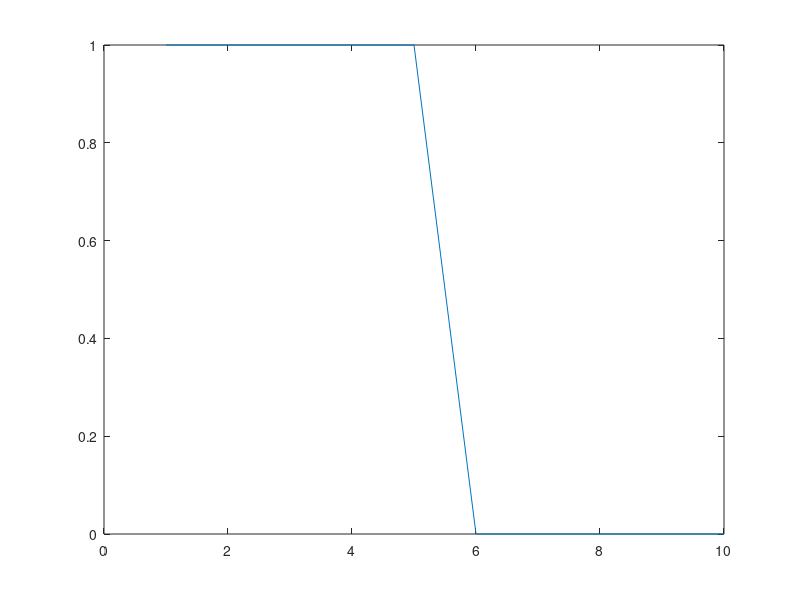

Reproduce this figure in MATLAB. (Note: this script raises an error after producing the figure.)
%Chapter 2 Images, Sampling and the Frequency Domain CHAPTER2.M

%Written by: Mark S. Nixon

disp ('Welcome to the Chapter2 script')
disp ('This worksheet is the companion to Chapter 2 and is an introduction.')

disp (' ')
disp ('The worksheet follows the text as close as Matlab allows and allows')
disp ('you to process basic images.')
disp ('Let us start with a sampled pulse which is 1 for 5 sampling instants')
disp ('and zero for the last five')

%first, let us empty the memory
clear

for i=1:10
  if i<6 p(i)=1;
         else p(i)=0;
  end
end

disp ('Let us have a look at it')
disp ('When you are ready to move on, press RETURN')
subplot(1,1,1), plot(p)
plotedit on
title ('A pulse of duration 5 samples')
xlabel ('sample number')
ylabel ('amplitude')
plotedit off

%Let's hold awhile so we can view it
pause;

disp ('Note that it is a set of points, as opposed to a continuous function')
disp ('This is because it is a sampled signal, sampled at regular times')
disp (' ')
disp ('We shall calculate its Fourier transform by invoking Matlabs Fourier')
disp ('transform routine. The Fourier transform tells us how much there is of')
disp ('a collection of sinewaves of increasing frequecy in the original')
disp ('signal. It is a bit like the graphic equaliser on some stereo sets:')
disp ('you can see how much low, middle and high frequency content in the')
disp ('channel you are listening to.')

Fp=fft(p);

disp ('This is actually a complex number, Fp=real+j*imaginary so we need')
disp (' to look at its magnitude and phase separately')

plot(abs(Fp))
plotedit on
title ('Fourier transform of pulse')
xlabel ('frequency')
ylabel ('magnitude')
plotedit off
%Let's hold awhile so we can view it
pause;

disp ('This tells us how much of the original frequencies make up the')
disp ('original signal (the proportion in which they are added). The')
disp ('phase gives us timing information.')

plot(angle(Fp))
plotedit on
title ('Fourier transform of pulse')
xlabel ('frequency')
ylabel ('phase')
plotedit off
%Let's hold awhile so we can view it
pause;

disp ('In fact, let us look at the frequencies that made up the original')
disp ('signal. We can see that the is a lot of the first harmonic, but')
disp ('little of the third.')
for i=1:10
h1(i)=real(Fp(1)*exp(complex(0,i*pi/10)));
h2(i)=real(Fp(2)*exp(complex(0,2*i*pi/10)));
h3(i)=real(Fp(3)*exp(complex(0,3*i*pi/10)));
h4(i)=real(Fp(4)*exp(complex(0,4*i*pi/10)));
end
subplot(2,2,1), plot(h1)
plotedit on, title ('First harmonic'), xlabel ('Time'), plotedit off
subplot(2,2,2), plot(h2)
plotedit on, title ('Second harmonic'), xlabel('Time'), plotedit off
subplot(2,2,3), plot(h3)
plotedit on, title ('Third harmonic'), xlabel ('Time'), plotedit off
subplot(2,2,4), plot(h4)
plotedit on, title ('Fourth harmonic'), xlabel('Time'), plotedit off
pause


disp (' ')
disp ('Since we know how much of each sinewave we need, and when they')
disp ('happened then we can reconstruct the original signal. This is')
disp ('the inverse Fourier transform')

newp=ifft(Fp);

subplot (1,1,1)
plot(real(newp))
plotedit on
title ('Reconstructed pulse')
xlabel ('sample number')
ylabel ('amplitude')
plotedit off
%Let's hold awhile so we can view it
pause;

disp ('We are there! We can decompose a signal into its frequency components,')
disp ('and not lose any information in the process. We shall later see how')
disp ('the frequency domain representation allows us to process the image ')
disp ('in ways we cannot see intuitively.')
disp (' ')
disp ('We shall first look at some transform pairs. First, the transform')
disp ('of a sinewave is a single value in the frequency domain, at the')
disp ('at the frequency of the sinwave')

for i=1:200
  p(i)=cos(i*pi/10);
end

plot(p)
plotedit on
title ('10 cylces of a sinewave')
xlabel ('sample number')
ylabel ('amplitude')
plotedit off
pause

disp ('And for its Fourier transform')

Fp=fft(p);
plot(abs(Fp))
plotedit on
title ('Fourier transform of sinewave')
xlabel ('frequency')
ylabel ('magnitude')
plotedit off
pause
disp ('So there is a peak at a frequency of 10 and this fits nicely with')
disp ('the original sinal. There is also a peak at 190 - this is actually')
disp ('a peak at -10, and negative frequency is a mathematical nicety')
disp ('In fact, the spectrum (frequency response) exists between -100 and')
disp ('100 units of frequency')

sigma=10;
disp ('A Gaussian waveform is')
for i=1:200
  g(i)=exp(-((i-100)*(i-100))/(2*sigma*sigma));
end

plot(g)
plotedit on
title ('Gaussian waveform')
xlabel ('sample number')
ylabel ('amplitude')
plotedit off
pause

disp (' ')
disp ('The Fourier transform of a Gaussian is')
Fg=fft(g);
plot(abs(Fg))
plotedit on
title ('Fourier transform of Gaussian')
xlabel ('frequency')
ylabel ('magnitude')
plotedit off
pause
disp ('In fact, as the Gaussian waveform becomes flatter, with increasing')
disp ('variance, the transform becomes thinner. This is the inverse')
disp ('relationship between time and frequency.')
disp (' ')
sigma = input('Currently, the standard deviation=10. Try a new value (e.g.1)');
for i=1:200   newg(i)=exp(-((i-100)^2)/(2*sigma*sigma));
end
disp ('Do you expect the result you get?')
subplot(2,2,1), plot(g)
plotedit on, title ('Original Gaussian'), xlabel ('Time'), plotedit off
subplot(2,2,2), plot(abs(fft(g)))
plotedit on, title ('Original transform'), xlabel('Frequency'), plotedit off
subplot(2,2,3), plot(newg)
plotedit on, title ('Your Gaussian'), xlabel ('Time'), plotedit off
subplot(2,2,4), plot(abs(fft(newg)))
plotedit on, title ('Your transform'), xlabel('Frequency'), plotedit off
pause

disp (' ')
disp ('Let us look at some transforms of images. First, we shall use an')
disp ('image of vertical lines')

pic=[0  100  0  0  100  0  0  0;...
     0  100  0  0  100  0  0  0;...
     0  100  0  0  100  0  0  0;...
     0  100  0  0  100  0  0  0;...
     0  100  0  0  100  0  0  0;...
     0  100  0  0  100  0  0  0;...
     0  100  0  0  100  0  0  0;...
     0  100  0  0  100  0  0  0]

%As a reminder, pixels are addressed in row-column format. 
%Using x for the horizontal axis (a column count), and y for the vertical axis (a row count)
% then picture points are addressed as pic(y,x).

%We'll set the output display to black and white
colormap(gray);

disp ('We shall now view the array as an image')
subplot(1,1,1), imagesc(pic);
plotedit on, title ('Image of vertical line'), plotedit off
 
pause;

disp ('so what is its transform?')

Fpic=fft2(pic);
imagesc(abs(Fpic))
plotedit on, title ('Transform of image of lines'), plotedit off
pause

disp ('This tells us that things only change along the horizontal axis')
disp ('That is of course, perfectly right. It is constant along the')
disp ('vertical axis. If we swap the image round, so it is horizontal')

tpic=transpose(pic);
imagesc(tpic)
plotedit on, title ('Transposed lines'), plotedit off
pause

disp ('Then the transform just shows up vertical change, not horizontal')
Fpic=fft2(tpic);
subplot(1,2,1), imagesc(tpic)
plotedit on, title ('Image of horizontal lines'), plotedit off
subplot(1,2,2), imagesc(abs(Fpic))
plotedit on, title ('Transform of horizontal lines'), plotedit off
pause

disp ('Let us use the earlier image of a square.')
pic=[1  2  3  4  1  1  2  1;...
     2  2  3  2  1  2  2  1;...
     3  1 38 39 37 36  3  1;...
     4  1 45 44 41 42  2  1;...
     1  2 43 44 40 39  1  3;...
     2  1 39 41 42 40  2  1;...
     1  2  1  2  2  3  1  1;...
     1  2  1  3  1  1  4  2]
disp ('Then the transform shows change along the vertical and horizontal axes')

Fpic=fft2(pic);
subplot(1,2,1), imagesc(pic)
plotedit on, title ('Image of square'), plotedit off
subplot(1,2,2), imagesc(abs(Fpic))
plotedit on, title ('Transform of square'), plotedit off
pause

disp (' ')
disp ('Unfortunately, the d.c. component has been placed at the corners of')
disp ('the image, by the Fourier process. It is usually easier to visualise')
disp ('the 2D transform if it is in the middle. We can acieve this by using')
disp ('the function rearrange')
disp ('Now you will see the low frequency at the centre and high frequency')
disp ('at the edges')
Fpic=fft2(rearrange(pic));
subplot(1,2,1), imagesc(pic)
plotedit on, title ('Image of square'), plotedit off
subplot(1,2,2), imagesc(log(abs(Fpic)))
%we take the log to compress the range so that we can see it
plotedit on, title ('Rearranged transform of square'), plotedit off
pause

disp ('Now let us look at a proper image and its Fourier transform')
colormap(gray) 
pic=imread('eye.jpg','jpg');
%images are stored as integers, so we need to double them for Matlab
%we also need to ensure we have a greyscale, not three colour planes 
pic=double(pic(:,:,1));

Fpic=fft2(rearrange(pic));
subplot(1,2,1), imagesc(pic)
plotedit on, title ('Image'), plotedit off
subplot(1,2,2), imagesc(log(abs(Fpic)))
plotedit on, title ('Rearranged Fourier transform'), plotedit off
pause

disp (' ')
disp ('Apart from showing how much frequency content there is in an image')
disp ('the Fourier transform also has some important properties. The first')
disp ('of these is called shift invariance. The magnitude spectrum does')
disp ('not change when the image is shifted. So let us look')

shifted=shift_y(pic,50);
subplot(2,2,1), imagesc(pic)
plotedit on, title ('Image'), plotedit off
subplot(2,2,2), imagesc(shifted)
plotedit on, title ('Image shifted and wrapped'), plotedit off
subplot(2,2,3), imagesc(log(abs(fft2(rearrange(pic)))))
plotedit on, title ('Transformed original'), plotedit off
subplot(2,2,4), imagesc(log(abs(fft2(rearrange(shifted)))))
plotedit on, title ('Transformed shifted'), plotedit off
pause

disp (' ')
disp ('That is not entirely convincing. Let us find the maximum difference')
disp ('between the two images. It is')

%check it out, check it out: why don't we need to rearrange it?
max(max(log(abs(fft2(shifted)))-log(abs(fft2(pic)))))
%you got it: we ain't displaying it!

disp ('That is exactly right, very close to nothing. The difference is in')
disp ('the phase. This is to be expected, as the phase tells us when')
disp ('things happen')

subplot(2,2,1), imagesc(angle(fft2(rearrange(pic))))
plotedit on, title ('Phase of original'), plotedit off
subplot(2,2,2), imagesc(angle(fft2(rearrange(shifted))))
plotedit on, title ('Phase of shifted and wrapped'), plotedit off
subplot(2,2,3), imagesc(log(abs(fft2(rearrange(pic)))))
plotedit on, title ('Transformed original'), plotedit off
subplot(2,2,4), imagesc(log(abs(fft2(rearrange(shifted)))))
plotedit on, title ('Transformed shifted'), plotedit off
pause

disp (' ')
disp ('Let us check the minimum difference in phase (in radians)')
max(max(angle(fft2(shifted))-angle(fft2(pic))))
disp ('That is enough: it is clearly not zero! (It is nearly 2*pi!)')

disp (' ')
disp ('So let us consider rotation. The transpose is a 90 degree rotation')
subplot(2,2,1), imagesc(pic)
plotedit on, title ('Original'), plotedit off
subplot(2,2,2), imagesc(transpose(pic))
plotedit on, title ('Transposed original'), plotedit off
subplot(2,2,3), imagesc(log(abs(fft2(rearrange(pic)))))
plotedit on, title ('Transformed original'), plotedit off
subplot(2,2,4), imagesc(log(abs(fft2(rearrange(transpose(pic))))))
plotedit on, title ('Transformed transposed'), plotedit off
pause

disp ('Yes, the transform rotates when the original image is rotated.')
disp ('The transform also scales (inversely) with distance, but we shall')
disp ('show that here')

disp (' ')
disp ('There are other transforms, an infinite number in fact. That keeps')
disp ('the mathematicians happy! It also gives us the discrete cosine')
disp ('transform (DCT) which is used widely in coding (MPEG, JPEG etc.)')
disp ('It is widely used as the transform information is most compact')
disp ('There is also a Hartley transform, which omits the complex')
disp ('arithmetic of the Fourier transform. The (real) images are:')

subplot(2,2,1), imagesc(pic)
plotedit on, title ('Original'), plotedit off
subplot(2,2,2), imagesc(log(abs(fft2(rearrange(pic)))))
plotedit on, title ('Fourier transform'), plotedit off
d=DCTP(transpose(pic))
subplot(2,2,3), imagesc(log(d-min(min(d))+0.0001))
plotedit on, title ('Discrete cosine transform'), plotedit off
h=Hartley(rearrange(transpose(pic)));
subplot(2,2,4), imagesc(log(h-min(min(h))+0.0001))
plotedit on, title ('Hartley transform'), plotedit off
pause

disp (' ')
disp ('One of the advantages of a fequency domain calculation is access to')
disp ('frequency components. That means we can selectively filter the')
disp ('transform and the invert it to get a filtered image. By filtering')
disp ('out the high frequencies, we keep the low ones. This is a low-pass')
disp ('filter. We shall use a routine that keeps points within a circle')
disp ('centred on the origin.')

subplot (1,1,1)
filtered=low_filter(fft2(rearrange(pic)),5);
imagesc(log(abs(filtered)+0.0001))
plotedit on, title ('Low-pass filtered Fourier transform'), plotedit off
pause

disp ('And when we inverse Fourier transform, we get the low frequencies')
disp ('which give us a blurred image.')

imagesc(abs(ifft2(filtered)));
plotedit on, title ('Low-pass filtered image'), plotedit off
pause

disp (' ')
disp ('Alternatively, we can do high-pass filtering which removes')
disp (' the low frequencies to leave just the high ones. These ')
disp ('are where the image changes quickly, at the edges of features, like')
disp ('the eyes.')

filtered=high_filter(fft2(rearrange(pic)),5);
subplot(1,2,1), imagesc(abs(filtered))
plotedit on, title ('High pass filtered transform'), plotedit off
subplot(1,2,2), imagesc(abs(ifft2(filtered)))
plotedit on, title ('High pass filtered image'), plotedit off
pause
